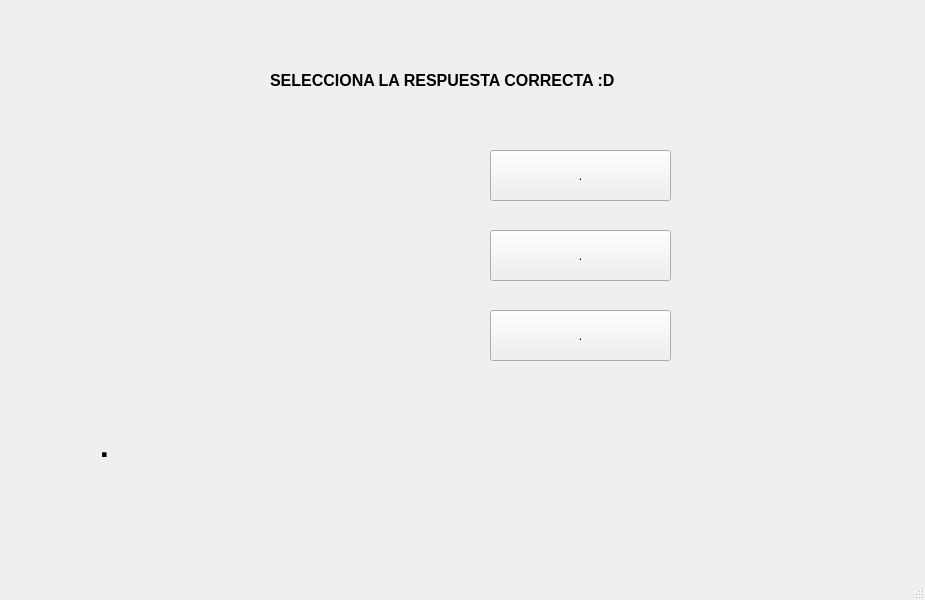
<?xml version="1.0" encoding="UTF-8"?>
<ui version="4.0">
 <class>MainWindow</class>
 <widget class="QMainWindow" name="MainWindow">
  <property name="geometry">
   <rect>
    <x>0</x>
    <y>0</y>
    <width>925</width>
    <height>600</height>
   </rect>
  </property>
  <property name="windowTitle">
   <string>MainWindow</string>
  </property>
  <widget class="QWidget" name="centralwidget">
   <widget class="QLabel" name="lbl_imagen">
    <property name="geometry">
     <rect>
      <x>160</x>
      <y>160</y>
      <width>251</width>
      <height>191</height>
     </rect>
    </property>
    <property name="text">
     <string/>
    </property>
    <property name="scaledContents">
     <bool>true</bool>
    </property>
   </widget>
   <widget class="QPushButton" name="btn_opcion1">
    <property name="geometry">
     <rect>
      <x>490</x>
      <y>150</y>
      <width>181</width>
      <height>51</height>
     </rect>
    </property>
    <property name="text">
     <string>.</string>
    </property>
   </widget>
   <widget class="QPushButton" name="btn_opcion2">
    <property name="geometry">
     <rect>
      <x>490</x>
      <y>230</y>
      <width>181</width>
      <height>51</height>
     </rect>
    </property>
    <property name="text">
     <string>.</string>
    </property>
   </widget>
   <widget class="QPushButton" name="btn_opcion3">
    <property name="geometry">
     <rect>
      <x>490</x>
      <y>310</y>
      <width>181</width>
      <height>51</height>
     </rect>
    </property>
    <property name="text">
     <string>.</string>
    </property>
   </widget>
   <widget class="QLabel" name="lbl_resultado">
    <property name="geometry">
     <rect>
      <x>100</x>
      <y>420</y>
      <width>611</width>
      <height>51</height>
     </rect>
    </property>
    <property name="font">
     <font>
      <pointsize>23</pointsize>
      <weight>75</weight>
      <bold>true</bold>
     </font>
    </property>
    <property name="text">
     <string>.</string>
    </property>
   </widget>
   <widget class="QLabel" name="label_2">
    <property name="geometry">
     <rect>
      <x>270</x>
      <y>50</y>
      <width>411</width>
      <height>61</height>
     </rect>
    </property>
    <property name="font">
     <font>
      <pointsize>12</pointsize>
      <weight>75</weight>
      <bold>true</bold>
     </font>
    </property>
    <property name="text">
     <string>SELECCIONA LA RESPUESTA CORRECTA :D</string>
    </property>
   </widget>
   <widget class="QLabel" name="label">
    <property name="geometry">
     <rect>
      <x>20</x>
      <y>20</y>
      <width>141</width>
      <height>61</height>
     </rect>
    </property>
    <property name="text">
     <string/>
    </property>
    <property name="pixmap">
     <pixmap resource="../../archivos/recursos.qrc">:/Ejercicios/escudo_imagotipoUAT.png</pixmap>
    </property>
    <property name="scaledContents">
     <bool>true</bool>
    </property>
   </widget>
   <widget class="QLabel" name="label_3">
    <property name="geometry">
     <rect>
      <x>730</x>
      <y>20</y>
      <width>171</width>
      <height>71</height>
     </rect>
    </property>
    <property name="text">
     <string/>
    </property>
    <property name="pixmap">
     <pixmap resource="../../archivos/recursos.qrc">:/Ejercicios/fians.png</pixmap>
    </property>
    <property name="scaledContents">
     <bool>true</bool>
    </property>
   </widget>
   <widget class="QLabel" name="label_4">
    <property name="geometry">
     <rect>
      <x>780</x>
      <y>470</y>
      <width>111</width>
      <height>91</height>
     </rect>
    </property>
    <property name="text">
     <string/>
    </property>
    <property name="pixmap">
     <pixmap resource="../../archivos/recursos.qrc">:/Ejercicios/56f38-batman-logo-png-transparent-free.png</pixmap>
    </property>
    <property name="scaledContents">
     <bool>true</bool>
    </property>
   </widget>
  </widget>
  <widget class="QMenuBar" name="menubar">
   <property name="geometry">
    <rect>
     <x>0</x>
     <y>0</y>
     <width>925</width>
     <height>21</height>
    </rect>
   </property>
  </widget>
  <widget class="QStatusBar" name="statusbar"/>
 </widget>
 <resources>
  <include location="../../archivos/recursos.qrc"/>
 </resources>
 <connections/>
</ui>
